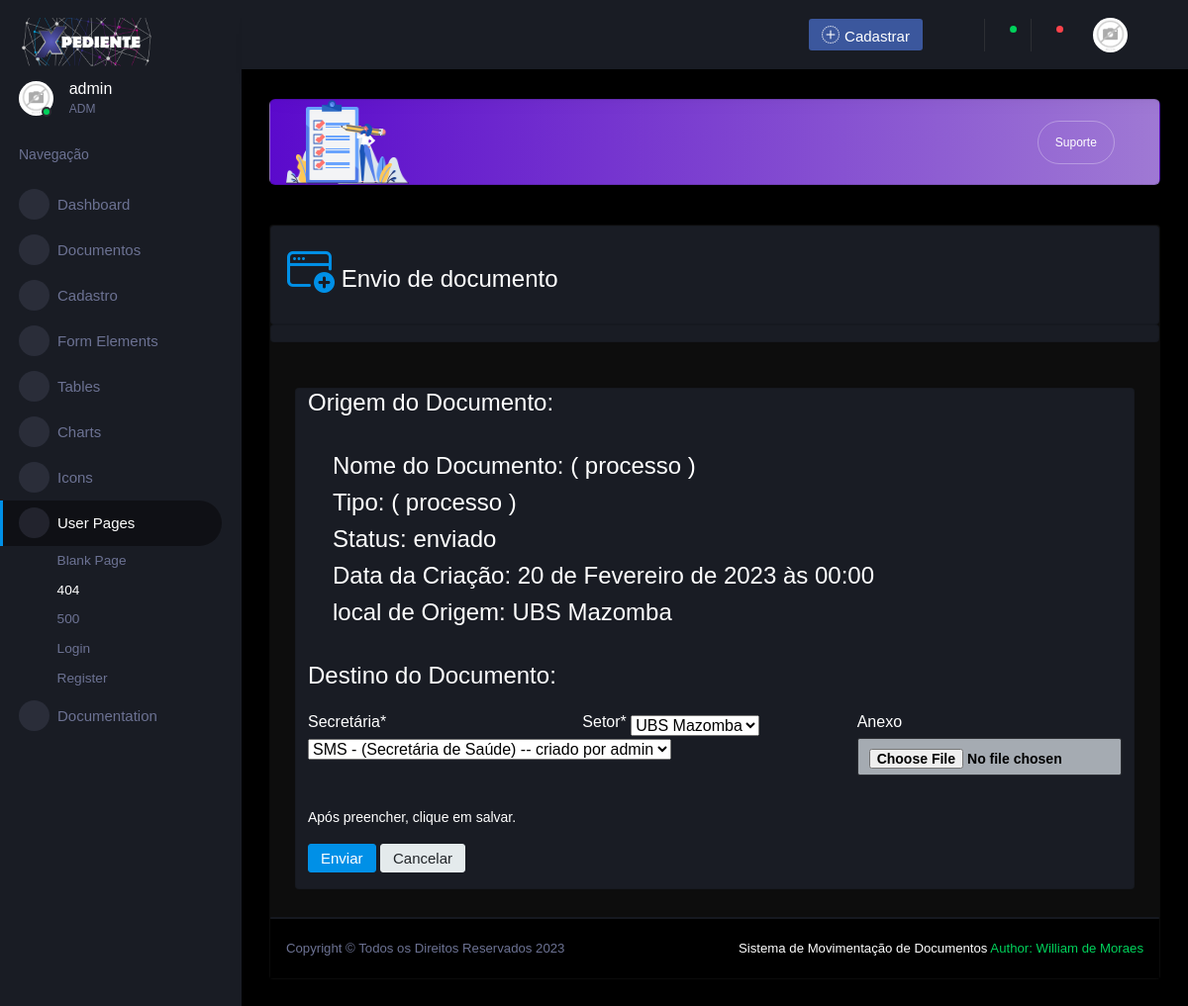
/documentos_mover/4 (signed in), run on an earlier commit of the app's database.
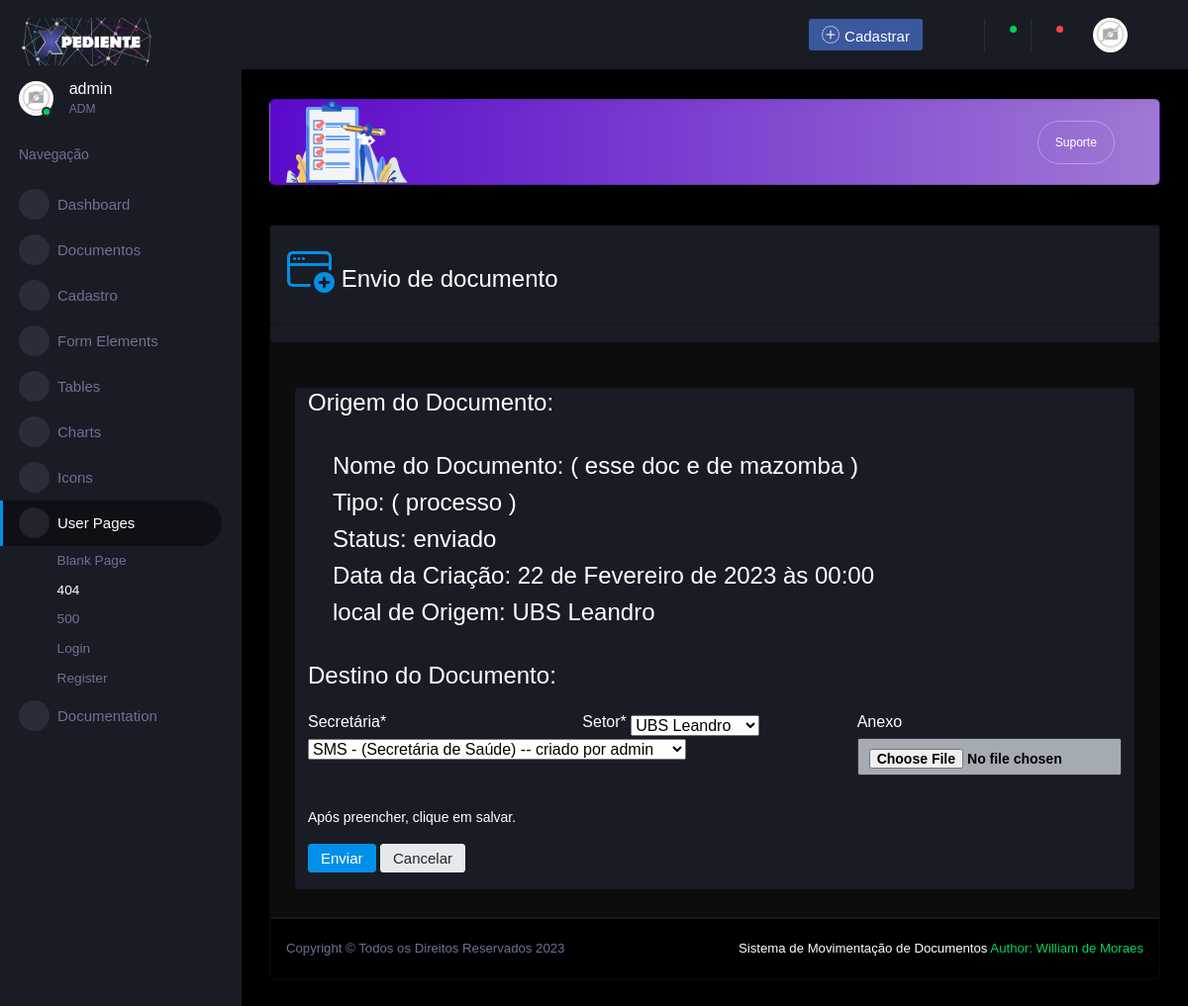
And on a later commit of the database.
### App/models.py (models this page shows, shortened)
class Documento(models.Model):
    nome = models.CharField(max_length=60, blank=False, unique=True, null=True, verbose_name='Nome')
    tipo = models.CharField(max_length=15, blank=False, null=True, verbose_name='Tipo',
        choices=(
                ( 'processo' ,  'Processo' ),
                ( 'requerimeto' ,  'Requerimento' ),
                ( 'ata' ,  'Ata' ),
                ( 'ci' ,  'Ci' ),
                ( 'documento' ,  'Documento' ),
            ))
    numeracao = models.CharField(max_length=15, blank=False, unique=True, null=True, verbose_name='Numeração')
    ano = models.CharField(max_length=15,  blank=False, null=True, verbose_name='Ano')
    assunto = models.TextField(max_length=15, blank=True, null=True, verbose_name='Assunto')
    datainicial = models.DateTimeField(max_length=15, blank=True, null=True, verbose_name='Data Inicial')
    prefeitura = models.ForeignKey(Prefeitura, on_delete=models.CASCADE, verbose_name='Prefeitura')
    secretaria = models.ForeignKey(Secretaria, on_delete=models.CASCADE, verbose_name='Secretária')
    setor = models.ForeignKey(Setor, on_delete=models.CASCADE, verbose_name='Setor')
    status =models.CharField(max_length=10, blank=False, null=True, verbose_name='Status',
        choices=(
                ( 'registrado' ,  'Registrado' ),
                ( 'enviado' ,  'Enviado' ),
                ( 'recebido' ,  'Recebido' ),
            ))
    anexo = models.FileField(upload_to='anexo/', null=True , blank=True, verbose_name='Anexo')
    data_envio = models.DateTimeField(null=True, blank=True)
    data_recebimento = models.DateTimeField(null=True, blank=True)
    criadopor = models.ForeignKey(User, on_delete=models.PROTECT)
    origem = models.ForeignKey(User, on_delete=models.CASCADE, related_name='documentos_enviados')
    destino = models.ForeignKey(User, on_delete=models.CASCADE, related_name='documentos_recebidos')

class Setor(models.Model):
    nome = models.CharField(max_length=40, blank=False, null=True, verbose_name='Nome do setor')
    prefeitura = models.ForeignKey(Prefeitura, on_delete=models.PROTECT, verbose_name='Prefeitura')
    secretaria = models.ForeignKey(Secretaria, on_delete=models.PROTECT, verbose_name='Secretária')
    phoneNumberRegex = RegexValidator(regex = r"^\+?1?\d{8,15}$") # regex validação
    telefone = models.CharField(validators = [phoneNumberRegex],max_length=17, blank=False, null=True, verbose_name='Telefone', )
    status =models.CharField(max_length=10, blank=False, null=True, verbose_name='Status',
        choices=(
         ( 'ativo' ,  'Ativo' ),
         ( 'inativo' ,  'Inativo' ),
        ))
    cep = models.CharField(max_length=8, blank=False, null=True, verbose_name='cep')
    logradouro = models.CharField(max_length=70, blank=True, null=True, verbose_name='logradouro')
    complemento = models.CharField(max_length=70, blank=True, null=True, verbose_name='complemento')
    bairro = models.CharField(max_length=70, blank=True, null=True, verbose_name='bairro')
    localidade = models.CharField(max_length=70, blank=True, null=True, verbose_name='localidade')
    uf = models.CharField(max_length=10, blank=True, null=True, verbose_name='uf')
    criadopor = models.ForeignKey(User, on_delete=models.PROTECT)
    def __str__(self):
        return '{}'.format(self.nome)

### App/views.py (the view, shortened to what this page needs)
# urls.py: path('documentos_mover/<int:pk>', DocumentoEnviar.as_view(), name='documentos_mover'),
class DocumentoEnviar(GroupRequiredMixin, LoginRequiredMixin, UpdateView):
    login_url = reverse_lazy('login')
    group_required = u'ADM','UBS LEANDRO','UBS MAZOMBA'
    model = Documento
    fields = [#'nome',
              'secretaria',
              'setor',
              'anexo',
              ]
    template_name = 'pages/documento/documentos_mover.html'
    success_url =  reverse_lazy ('documento_lista')
    def get_context_data(self, *args, **kwargs):
        context = super().get_context_data(*args, **kwargs)
        context['titulo'] = 'Envio de documento '
        context['botao'] = 'Enviar'
        context['descri'] = 'Dados do Documento'
        return context

### App/models.py (called while the page is built)
    def __str__(self):
        return '{} - ({}) -- criado por {}'.format(self.sigla, self.nome, self.criadopor)

### App/templates/pages/documento/documentos_mover.html (shortened to what this page needs)
{% extends 'pages/base/modelo.html' %}
{% load crispy_forms_tags %}
{% load static %}
{%block conteudo%}
<div class="card bg-gradient-dark w-100 ">
  <div class="card bg-primary-gradient-card p-3 m-0 w-100">
   <h3><i class="bi bi-window-plus" style="font-size: 3rem; color: #0090e7;"></i> {{ titulo}}</h3>
  </div>
  <div class="card align-content-center text-align-items-center">
  </div>
  <div class="card-body  w-100">
      <div class="card col-sm-12 grid-col--2 ">
        <h3>Origem do Documento:</h3>
        <div class="card-body ">
        <h3>Nome do Documento: <span style="font-size 54px background: #000;">( {{ documento.nome }} )</span> </h3>
        <h3>Tipo: ( {{ documento.tipo }} ) </h3>
        <h3>Status: {{ documento.status }}  </h3>
        <h3>Data da Criação:  {{ documento.datainicial }}  </h3>
        <h3>local de Origem:  {{ documento.setor.nome }}  </h3>
        </div>
      <form class="form-row" action="" method="post" enctype="multipart/form-data">
        <div class="form-group col-md-4">
          <h3>Destino do Documento:</h3>
        </div>
        <div class="form-group col-md-4">
        </div>
        <div class="form-group col-md-4">
        </div>
        <div class="form-group col-md-4">
          {{ form.secretaria|as_crispy_field }}
        </div>
        <div class="form-group col-md-4">
          {{ form.setor|as_crispy_field }}
        </div>
        <div class="form-group col-md-4">
          {{ form.anexo|as_crispy_field }}
        </div>
        <div class="form-group col-md-12">
          <p class="card-text">Após preencher, clique em salvar.</p>
          <button class="btn btn-primary" type="submit">{{ botao }}</button>
          <a href="{% url 'documento_lista' %}" class="btn btn-secondary">Cancelar</a>
        </div>
      </form>
  </div>
</div>
{% endblock  %}

What changed in the data, as far as the page shows it:
changed Documento "processo": nome "processo" → "esse doc e de mazomba"; datainicial "20 de Fevereiro de 2023 às 00:00" → "22 de Fevereiro de 2023 às 00:00"; setor.nome "UBS Mazomba" → "UBS Leandro"; setor "UBS Mazomba" → "UBS Leandro"
